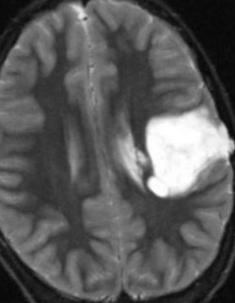
#> input picture augmented_data/yes/aug_Y_153_0_4066.jpg, 235 x 303 px; its folder holds 4 pictures in this run
$ jupyter execute --allow-errors file.ipynb   (shell and % lines are left out)
#> lines starting #> are read from the running program, lines starting #| are printed output that depends on the picture; after the words box and inside, x2 and y2 are one past the last pixel; in counts of white or black regions, pixels touching at a corner belong together
# DATA LODING

[cell 1]
# Core Python Libraries
import pandas as pd
import numpy as np
import matplotlib.pyplot as plt
import os, shutil
import cv2
import matplotlib.image as mpimg
import seaborn as sns
import random
import warnings
import matplotlib.pyplot as plt
warnings.filterwarnings("ignore")
plt.style.use('ggplot')

# EDA

[cell 2]
import os
listyes = os.listdir("C:\\BRAIN_TUMOR_CLASSIFICATION\\yes")
number_files_yes = len(listyes)
print(number_files_yes)

#> (the rest of this cell did not finish here and is left out)

#> (a cell that did not finish here is left out)

# DATA ARGUMENTATION

[cell 4]
import tensorflow as tf
from tensorflow.keras.preprocessing.image import ImageDataGenerator
from tensorflow.keras.models import Model
from tensorflow.keras.layers import Flatten, Dense, Dropout
from tensorflow.keras.applications.vgg19 import VGG19
from tensorflow.keras.optimizers import SGD, Adam
from tensorflow.keras.callbacks import ModelCheckpoint, EarlyStopping, ReduceLROnPlateau
import optuna
from optuna.samplers import TPESampler

[cell 5]
def timing(sec_elapsed):
    h = int(sec_elapsed / (60*60))
    m = int(sec_elapsed % (60*60) / 60)
    s = sec_elapsed % 60
    return f"{h}:{m}:{s}"

[cell 6]
def augmented_data(file_dir, n_generated_samples, save_to_dir):
    # Ensure the save directory exists
    os.makedirs(save_to_dir, exist_ok=True)
    data_gen = ImageDataGenerator(rotation_range=10,
                      width_shift_range=0.1,
                      height_shift_range=0.1,
                      shear_range=0.1,
                      brightness_range=(0.3, 1.0),
                      horizontal_flip=True,
                      vertical_flip=True,
                      fill_mode='nearest')
    for filename in os.listdir(file_dir):
        file_path = os.path.join(file_dir, filename)
        image = cv2.imread(file_path)
        if image is None:
            print(f"Warning: could not read {file_path}; skipping.")
            continue
        # If grayscale, convert to BGR so shapes are consistent
        if len(image.shape) == 2:
            image = cv2.cvtColor(image, cv2.COLOR_GRAY2BGR)
        image = image.reshape((1,) + image.shape)
        save_prefix = 'aug_' + os.path.splitext(filename)[0]
        i = 0
        for batch in data_gen.flow(x=image, batch_size=1, save_to_dir=save_to_dir, save_prefix=save_prefix, save_format="jpg"):
            i += 1
            # generate exactly n_generated_samples per input image
            if i >= n_generated_samples:
                break

[cell 7]
import time
import os
import cv2
start_time = time.time()

# Use os.path.join for cross-platform-safe path construction
base_dir = r'C:\BRAIN_TUMOR_CLASSIFICATION'
yes_path = os.path.join(base_dir, 'yes')
no_path = os.path.join(base_dir, 'no')

augmented_data_path = os.path.join(base_dir, 'augmented_data')
# Ensure output folders exist
os.makedirs(os.path.join(augmented_data_path, 'yes'), exist_ok=True)
os.makedirs(os.path.join(augmented_data_path, 'no'), exist_ok=True)

augmented_data(file_dir=yes_path, n_generated_samples=6, save_to_dir=os.path.join(augmented_data_path, 'yes'))
#> (the call stopped at in augmented_data, `data_gen = ImageDataGenerator(rotation_range=10, width_shift_range=0.1..`: tensorflow is not available in this run)
augmented_data(file_dir=no_path, n_generated_samples=9, save_to_dir=os.path.join(augmented_data_path, 'no'))
#> (the call stopped at in augmented_data, `data_gen = ImageDataGenerator(rotation_range=10, width_shift_range=0.1..`: tensorflow is not available in this run)

end_time = time.time()
execution_time = end_time - start_time
print(timing(execution_time))
#> further down, img is the input picture: shape (303, 235, 3); min 5, max 255, mean 89.6

[cell 8]
def data_summary(main_path):
    yes_path = "augmented_data/yes/"
    no_path = "augmented_data/no/"

    n_pos = len(os.listdir(yes_path))
    n_neg = len(os.listdir(no_path))

    n = (n_pos + n_neg)

    pos_per = (n_pos*100)/n
    neg_per = (n_neg*100)/n

    print(f"Number of sample: {n}")
    print(f"{n_pos} Number of positive sample in percentage: {pos_per}%")
    print(f"{n_neg} Number of negative sample in percentage: {neg_per}%")

#> (a cell that did not finish here is left out)

[cell 10]
listyes = os.listdir("augmented_data/yes/")
number_files_yes = len(listyes)
print(number_files_yes)

#> (the rest of this cell did not finish here and is left out)

[cell 11]
import matplotlib.pyplot as plt
#> (the rest of this cell did not finish here and is left out)

# DATA PREPROCESSING

[cell 12]
import imutils
def crop_brain_tumor(image, plot=False):
#> called with plot = True
    gray = cv2.cvtColor(image, cv2.COLOR_BGR2GRAY)
    gray = cv2.GaussianBlur(gray, (5,5), 0)

    thres = cv2.threshold(gray, 45, 255, cv2.THRESH_BINARY)[1]
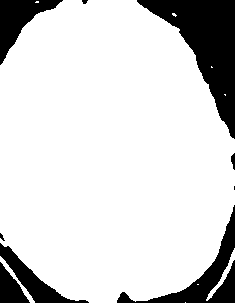
#> thres: shape (303, 235); 83.9% white; 9 black regions (3 under 20 px), largest, box (x1, y1, x2, y2) and area: (137, 0, 235, 139) 5420, (117, 205, 235, 303) 2421, (0, 0, 63, 65) 1600, (0, 243, 89, 303) 1288, (0, 262, 30, 303) 665, (231, 153, 235, 170) 47
    thres =cv2.erode(thres, None, iterations = 2)
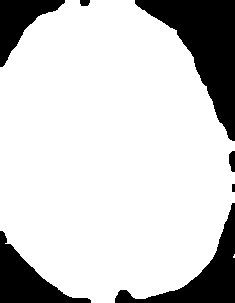
#> thres: shape (303, 235); 80.9% white; 7 black regions, largest, box (x1, y1, x2, y2) and area: (135, 0, 235, 141) 5918, (115, 203, 235, 303) 3123, (0, 231, 91, 303) 2543
    thres = cv2.dilate(thres, None, iterations = 2)
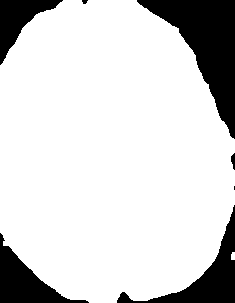
#> thres: shape (303, 235); 83.2% white; 7 black regions (2 under 20 px)

    cnts = cv2.findContours(thres.copy(), cv2.RETR_EXTERNAL, cv2.CHAIN_APPROX_SIMPLE)
#> cnts = 2 contours, 1 with area under 20; largest, box (x1, y1, x2, y2) and area: (0, 0, 235, 303) 58798
    cnts = imutils.grab_contours(cnts)
    c = max(cnts, key = cv2.contourArea)
#> c = contour of 302 points, box (x1, y1, x2, y2) (0, 0, 235, 303), area 58798

    extLeft = tuple(c[c[:,:,0].argmin()][0])
#> extLeft = (0, 65)
    extRight = tuple(c[c[:,:,0].argmax()][0])
#> extRight = (234, 204)
    extTop = tuple(c[c[:,:,1].argmin()][0])
#> extTop = (63, 0)
    extBot = tuple(c[c[:,:,1].argmax()][0])
#> extBot = (89, 302)

    new_image = image[extTop[1]:extBot[1], extLeft[0]:extRight[0]]

    if plot:
        plt.figure()
        plt.subplot(1, 2, 1)
        plt.imshow(image)

        plt.tick_params(axis='both', which='both',
                        top=False, bottom=False, left=False, right=False,
                        labelbottom=False, labeltop=False, labelleft=False, labelright=False)

        plt.title('Original Image')

        plt.subplot(1, 2, 2)
        plt.imshow(new_image)

        plt.tick_params(axis='both', which='both',
                        top=False, bottom=False, left=False, right=False,
                        labelbottom=False, labeltop=False, labelleft=False, labelright=False)

        plt.title('Cropped Image')
        plt.show()
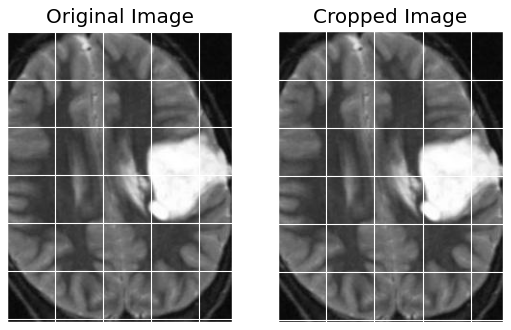
#> figure drawn by matplotlib, 2 panels
    return new_image

[cell 13]
import random

# Select a random image from augmented_data/yes folder
random_image = random.choice(os.listdir('augmented_data/yes'))
img = cv2.imread(f'augmented_data/yes/{random_image}')
crop_brain_tumor(img, True)

[cell 14]
import random

# Select a random image from augmented_data/no folder
#> (the rest of this cell did not finish here and is left out)

[cell 15]
folder1 = 'augmented_data/no/'
folder2 = 'augmented_data/yes/'

#> (the rest of this cell did not finish here and is left out)

# IMAGE LOADING

[cell 16]
from sklearn.utils import shuffle
def load_data(dir_list, image_size):
#> called with image_size = (240, 240)
    X=[]
    y=[]

    image_width, image_height=image_size

    for directory in dir_list:
        for filename in os.listdir(directory):
            image = cv2.imread(directory + '/' + filename)
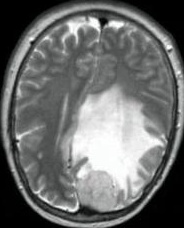
#> input picture augmented_data/yes/aug_Y_100_0_7524.jpg, 184 x 228 px
#> image is the input picture: shape (228, 184, 3); mean B, G, R 108.8, 109.5, 108.1
            image = crop_brain_tumor(image, plot=False)
#> call 2 of crop_brain_tumor, with plot = False
#> in crop_brain_tumor (call 2), `gray = cv2.GaussianBlur(gray, (5,5), 0)`:
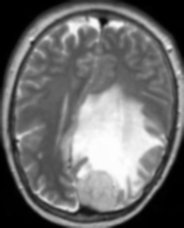
#> gray: shape (228, 184); min 0, max 254, mean 108.8
#> in crop_brain_tumor (call 2), `thres = cv2.threshold(gray, 45, 255, cv2.THRESH_BINARY)[1]`:
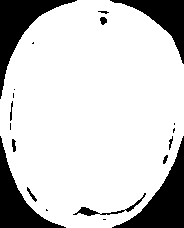
#> thres: shape (228, 184); 80.6% white; 20 black regions (9 under 20 px), largest, box (x1, y1, x2, y2) and area: (112, 136, 184, 228) 2272, (0, 0, 77, 99) 2070, (0, 136, 66, 228) 1820
#> in crop_brain_tumor (call 2), `thres =cv2.erode(thres, None, iterations = 2)`:
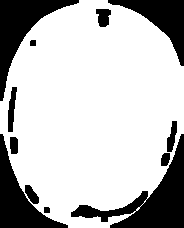
#> thres: shape (228, 184); 74.4% white; 12 black regions, largest, box (x1, y1, x2, y2) and area: (71, 134, 184, 228) 3314, (0, 0, 79, 101) 2426, (0, 134, 68, 228) 2140
#> in crop_brain_tumor (call 2), `thres = cv2.dilate(thres, None, iterations = 2)`: thres: shape (228, 184); 80.5% white; 16 black regions (5 under 20 px)
#> in crop_brain_tumor (call 2), `cnts = cv2.findContours(thres.copy(), cv2.RETR_EXTERNAL, cv2.CHAIN_APP..`: cnts = 1 contour; box (x1, y1, x2, y2) and area: (0, 0, 184, 228) 33992
#> in crop_brain_tumor (call 2), `c = max(cnts, key = cv2.contourArea)`: c = contour of 276 points, box (x1, y1, x2, y2) (0, 0, 184, 228), area 33992
#> in crop_brain_tumor (call 2), `extLeft = tuple(c[c[:,:,0].argmin()][0])`: extLeft = (0, 99)
#> in crop_brain_tumor (call 2), `extRight = tuple(c[c[:,:,0].argmax()][0])`: extRight = (183, 135)
#> in crop_brain_tumor (call 2), `extTop = tuple(c[c[:,:,1].argmin()][0])`: extTop = (77, 0)
#> in crop_brain_tumor (call 2), `extBot = tuple(c[c[:,:,1].argmax()][0])`: extBot = (66, 227)
#> in crop_brain_tumor (call 2), `new_image = image[extTop[1]:extBot[1], extLeft[0]:extRight[0]]`:
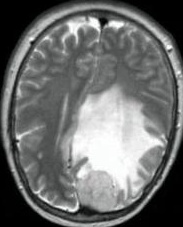
#> new_image: shape (227, 183, 3); mean B, G, R 109.5, 110.3, 108.8
            image = cv2.resize(image, dsize=(image_width, image_height), interpolation = cv2.INTER_CUBIC)
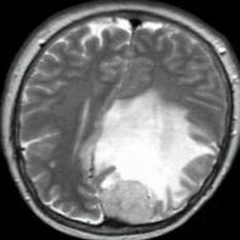
#> image: shape (240, 240, 3); mean B, G, R 109.5, 110.3, 108.8
            image = image/255.00
            X.append(image)
            if directory[-3:] == "yes":
                y.append(1)
            else:
                y.append(0)
    X=np.array(X)
    y=np.array(y)

    X,y = shuffle(X,y)
    print(f"Number of example is : {len(X)}")
    print(f"X SHAPE is : {X.shape}")
    print(f"y SHAPE is : {y.shape}")
    return X,y

[cell 17]
import numpy as np

augmented_path = 'augmented_data/'
augmeneted_yes = augmented_path + 'yes'
augmeneted_no = augmented_path + 'no'

IMAGE_WIDTH, IMAGE_HEIGHT = (240,240)

#> (the rest of this cell did not finish here and is left out)

[cell 18]
def plot_sample_images(X, y, n=50):

    for label in [0,1]:
        images = X[np.argwhere(y == label)]
        n_images = images[:n]

        columns_n = 10
        rows_n = int(n/ columns_n)

        plt.figure(figsize=(20, 10))

        i = 1
        for image in n_images:
            plt.subplot(rows_n, columns_n, i)
            plt.imshow(image[0])

            plt.tick_params(axis='both', which='both',
                            top=False, bottom=False, left=False, right=False,
                            labelbottom=False, labeltop=False, labelleft=False,
                            labelright=False)

            i += 1

        label_to_str = lambda label: "Yes" if label == 1 else "No"
        plt.suptitle(f"Brain Tumor: {label_to_str(label)}")
        plt.show()

#> (a cell that did not finish here is left out)

# DATA SPLITTING

[cell 20]
if not os.path.isdir('tumorous_and_nontumorous'):
    base_dir = 'tumorous_and_nontumorous'
#> base_dir = 'tumorous_and_nontumorous'
    os.mkdir(base_dir)

if not os.path.isdir('tumorous_and_nontumorous/train'):
    train_dir = os.path.join(base_dir , 'train')
    os.mkdir(train_dir)
if not os.path.isdir('tumorous_and_nontumorous/test'):
    test_dir = os.path.join(base_dir , 'test')
    os.mkdir(test_dir)
if not os.path.isdir('tumorous_and_nontumorous/valid'):
    valid_dir = os.path.join(base_dir , 'valid')
    os.mkdir(valid_dir)

if not os.path.isdir('tumorous_and_nontumorous/train/tumorous'):
    infected_train_dir = os.path.join(train_dir, 'tumorous')
    os.mkdir(infected_train_dir)
if not os.path.isdir('tumorous_and_nontumorous/test/tumorous'):
    infected_test_dir = os.path.join(test_dir, 'tumorous')
    os.mkdir(infected_test_dir)
if not os.path.isdir('tumorous_and_nontumorous/valid/tumorous'):
    infected_valid_dir = os.path.join(valid_dir, 'tumorous')
    os.mkdir(infected_valid_dir)

if not os.path.isdir('tumorous_and_nontumorous/train/nontumorous'):
    healthy_train_dir = os.path.join(train_dir, 'nontumorous')
    os.mkdir(healthy_train_dir)
if not os.path.isdir('tumorous_and_nontumorous/test/nontumorous'):
    healthy_test_dir = os.path.join(test_dir, 'nontumorous')
    os.mkdir(healthy_test_dir)
if not os.path.isdir('tumorous_and_nontumorous/valid/nontumorous'):
    healthy_valid_dir = os.path.join(valid_dir, 'nontumorous')
    os.mkdir(healthy_valid_dir)

[cell 21]
original_dataset_tumorours = os.path.join('augmented_data','yes/')
original_dataset_nontumorours = os.path.join('augmented_data','no/')

[cell 22]
import shutil

files = os.listdir('augmented_data/yes/')
fnames = []
#> (the rest of this cell did not finish here and is left out)

[cell 23]
files = os.listdir('augmented_data/yes/')
fnames = []
#> (the rest of this cell did not finish here and is left out)

[cell 24]
files = os.listdir('augmented_data/yes/')
fnames = []
#> (the rest of this cell did not finish here and is left out)

[cell 25]
# Safe copy for validation split: sort files, clamp indices and report status
src_dir = original_dataset_tumorours  # should be defined earlier
dst_dir = infected_valid_dir
#> dst_dir = 'tumorous_and_nontumorous/valid/tumorous'
# List only files and use a deterministic order
files = sorted([f for f in os.listdir(src_dir) if os.path.isfile(os.path.join(src_dir, f))])
start, end = 922, 1085
n = len(files)
# Clamp the requested range to available files
start = max(0, start)
end = min(n, end)
if start >= end:
    print(f'No files to copy for range {start}:{end} (available {n}).')
else:
    os.makedirs(dst_dir, exist_ok=True)
    copied = 0
    for fname in files[start:end]:
        src = os.path.join(src_dir, fname)
        dst = os.path.join(dst_dir, fname)
        if not os.path.exists(src):
            print('Missing source:', src)
            continue
        shutil.copy2(src, dst)
        copied += 1
    print(f'Copied {copied} files to {dst_dir} (range {start}:{end}).')
